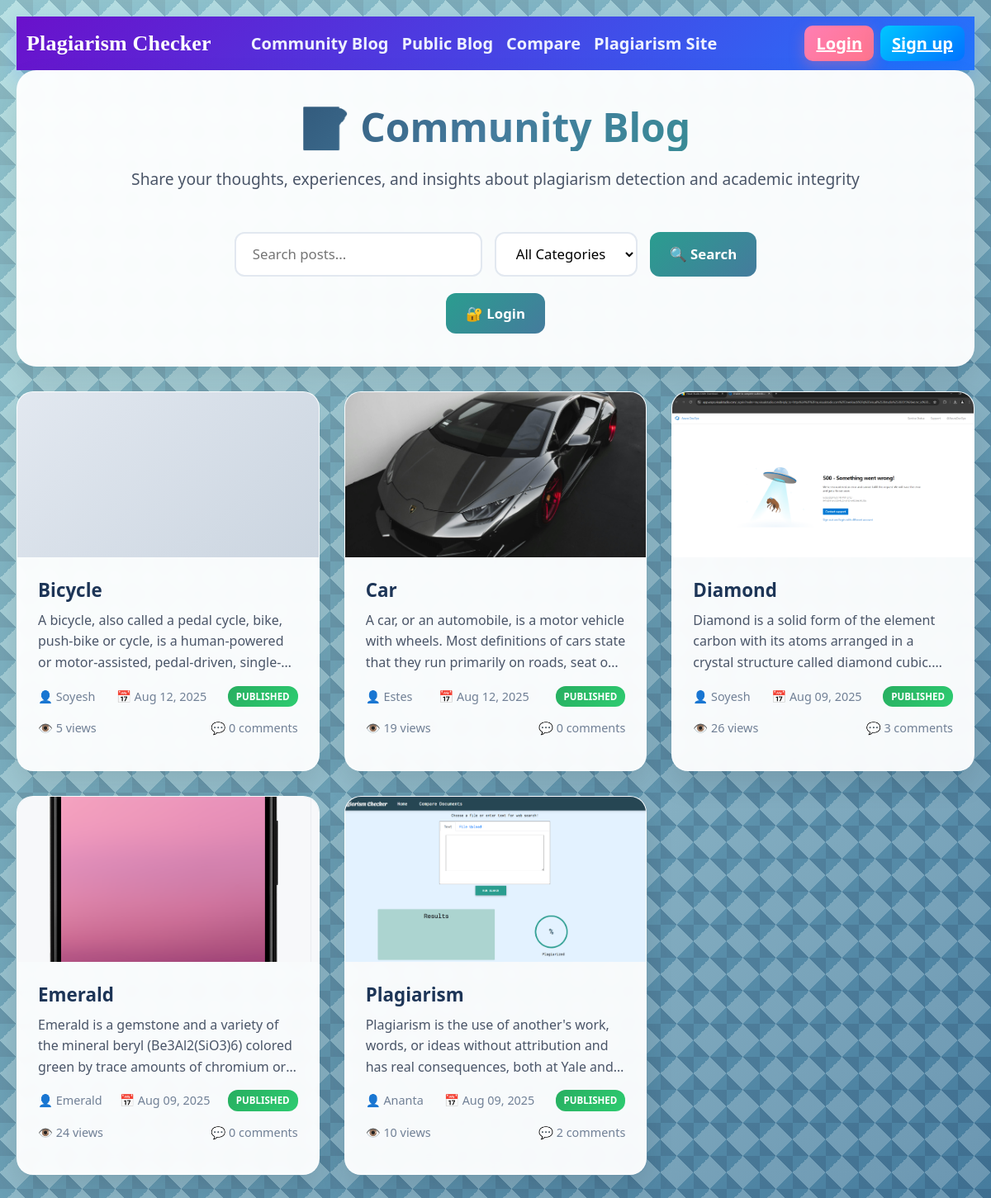
The app's page /blog/public/ with its own data.
### plagiarismchecker/models.py (models this page shows, shortened)
class BlogPost(models.Model):
    STATUS_CHOICES = [
        ('draft', 'Draft'),
        ('published', 'Published'),
        ('pending', 'Pending Review'),
        ('rejected', 'Rejected'),
    ]
    title = models.CharField(max_length=200)
    slug = models.SlugField(max_length=200, unique=True, blank=True)
    author = models.ForeignKey(settings.AUTH_USER_MODEL, on_delete=models.CASCADE, related_name='blog_posts')
    content = models.TextField()
    excerpt = models.TextField(max_length=500, blank=True)
    category = models.ForeignKey('BlogCategory', on_delete=models.SET_NULL, null=True, blank=True)
    status = models.CharField(max_length=20, choices=STATUS_CHOICES, default='draft')
    featured_image = models.ImageField(upload_to='blog_images/', blank=True, null=True)
    tags = models.CharField(max_length=200, blank=True, help_text="Comma-separated tags")
    created_at = models.DateTimeField(auto_now_add=True)
    updated_at = models.DateTimeField(auto_now=True)
    published_at = models.DateTimeField(null=True, blank=True)
    views = models.PositiveIntegerField(default=0)
    is_featured = models.BooleanField(default=False)
    class Meta:
        ordering = ['-created_at']

class CustomUser(AbstractUser):
    email = models.EmailField(unique=True, blank=False, null=False)
    first_name = models.CharField(max_length=30, blank=False, null=False)
    last_name = models.CharField(max_length=30, blank=False, null=False)
    profile_picture = models.ImageField(upload_to='profile_pics/', blank=True, null=True)
    groups = models.ManyToManyField(
        Group,
        verbose_name=('groups'),
        blank=True,
        help_text=(
            'The groups this user belongs to. A user will get all permissions '
            'granted to each of their groups.'
        ),
        related_name="plagiarismchecker_customuser_groups", # Unique related_name for groups
        related_query_name="plagiarismchecker_customuser",
    )
    user_permissions = models.ManyToManyField(
        Permission,
        verbose_name=('user permissions'),
        blank=True,
        help_text=('Specific permissions for this user.'),
        related_name="plagiarismchecker_customuser_user_permissions", # Unique related_name for user_permissions
        related_query_name="plagiarismchecker_customuser_permission",
    )

### plagiarismchecker/views.py (the view, shortened to what this page needs)
# urls.py: path('blog/public/', views.public_blog_list, name='public_blog_list'),
def public_blog_list(request):
    posts = BlogPost.objects.filter(status='published').order_by('-published_at')
    query = request.GET.get('q')
    category_slug = request.GET.get('category')
    if category_slug:
        posts = posts.filter(category__slug=category_slug)
    for post in posts:
        post.approved_comments_count = post.comments.filter(is_approved=True).count()
    paginator = Paginator(posts, 6)
    page_number = request.GET.get('page')
    page_obj = paginator.get_page(page_number)
    for post in page_obj:
        post.approved_comments_count = post.comments.filter(is_approved=True).count()
    categories = BlogCategory.objects.all()
    context = {
        'posts': page_obj,
        'categories': categories,
        'current_category': category_slug,
        'search_query': query,
        'is_public_view': True,
    }
    return render(request, 'pc/blog_list.html', context)

### plagiarismchecker/templates/pc/blog_list.html (shortened to what this page needs)
{% extends 'pc/base.html' %}
{% block content %}
<div class="blog-container">
  <div class="blog-header">
    <h1 class="blog-title">📝 Community Blog</h1>
    <p class="blog-subtitle">Share your thoughts, experiences, and insights about plagiarism detection and academic integrity</p>
    <form method="GET" class="search-filters">
      <input type="text" name="q" placeholder="Search posts..."
             value="{{ search_query|default:'' }}" class="search-input">
      <select name="category" class="category-filter">
        <option value="">All Categories</option>
      </select>
      <button type="submit" class="btn-modern">🔍 Search</button>
    </form>
    <div style="margin-top: 20px;">
      {% if not is_public_view %}
        <a href="{% url 'webpage' %}" class="btn-modern" style="background: linear-gradient(135deg, #e74c3c, #c0392b);">🔍 Plagiarism Site</a>
        <a href="{% url 'blog_create' %}" class="btn-modern">✍️ Write New Post</a>
        <a href="{% url 'blog_my_posts' %}" class="btn-modern">📋 My Posts</a>
        <a href="{% url 'blog_compare' %}" class="btn-modern" style="background: linear-gradient(135deg, #9b59b6, #8e44ad);">🔍 Compare Posts</a>
        {% if user.is_staff %}
          <a href="{% url 'blog_admin' %}" class="btn-modern">⚙️ Admin Panel</a>
        {% endif %}
      {% else %}
        <a href="{% url 'login' %}" class="btn-modern">🔐 Login</a>
      {% endif %}
    </div>
  </div>
  {% if posts %}
    <div class="blog-grid">
      {% for post in posts %}
        <article class="blog-card">
          {% if post.featured_image %}
            <img src="{{ post.featured_image.url }}" alt="{{ post.title }}" class="blog-image">
          {% else %}
            <div class="blog-image"></div>
          {% endif %}
          <div class="blog-content">
            <h2 class="blog-post-title">
              <a href="{% if is_public_view %}{% url 'public_blog_detail' post.slug %}{% else %}{% url 'blog_detail' post.slug %}{% endif %}" style="text-decoration: none; color: inherit;">
                {{ post.title }}
              </a>
            </h2>
            {% if post.excerpt %}
              <p class="blog-excerpt">{{ post.excerpt }}</p>
            {% else %}
              <p class="blog-excerpt">{{ post.content|truncatewords:30 }}</p>
            {% endif %}
            <div class="blog-meta">
              <div class="blog-author">
                👤 {{ post.author.username }}
              </div>
              <div>
                📅 {{ post.published_at|date:"M d, Y" }}
              </div>
              <span class="status-badge status-{{ post.status }}">
                {{ post.status|title }}
              </span>
            </div>
            <div class="blog-meta">
              <span>👁️ {{ post.views }} views</span>
              <span>💬 {{ post.approved_comments_count }} comments</span>
            </div>
          </div>
        </article>
      {% endfor %}
    </div>
  {% endif %}
</div>
{% endblock %}

### plagiarismchecker/templates/pc/base.html (shortened to what this page needs)
{% load static %}
<!DOCTYPE html>
<html lang="en">
<head>
    <link href="https://cdn.jsdelivr.net/npm/bootstrap@5.3.0/dist/css/bootstrap.min.css" rel="stylesheet" />
    <link rel="stylesheet" href="https://cdnjs.cloudflare.com/ajax/libs/font-awesome/6.0.0-beta3/css/all.min.css" />
    <link href="{% static 'pc/styles.css' %}" rel="stylesheet" />
</head>
<body>
    <nav class="navbar navbar-expand-lg navbar-dark app-navbar">
      <div class="container-fluid">
        <a class="navbar-brand fw-bold" href="{% url 'blog_list' %}">Plagiarism Checker</a>
        <div class="collapse navbar-collapse" id="mainNavbar">
          <ul class="navbar-nav me-auto mb-2 mb-lg-0">
            <li class="nav-item"><a class="nav-link" href="{% url 'blog_list' %}">Community Blog</a></li>
            <li class="nav-item"><a class="nav-link" href="{% url 'public_blog_list' %}">Public Blog</a></li>
            <li class="nav-item"><a class="nav-link" href="{% url 'blog_compare' %}">Compare</a></li>
            <li class="nav-item"><a class="nav-link" href="{% url 'webpage' %}">Plagiarism Site</a></li>
          </ul>
          <ul class="navbar-nav ms-auto mb-2 mb-lg-0">
            {% if user.is_authenticated %}
              <li class="nav-item d-flex align-items-center me-3" style="color:#ffffff; font-weight:700;">👤 {{ user.username }}</li>
              <li class="nav-item"><a class="nav-btn nav-btn-secondary me-2" href="{% url 'profile' %}">Profile</a></li>
              <li class="nav-item"><a class="nav-btn nav-btn-danger" href="{% url 'logout' %}">Logout</a></li>
            {% else %}
              <li class="nav-item"><a class="nav-btn me-2" href="{% url 'login' %}">Login</a></li>
              <li class="nav-item"><a class="nav-btn nav-btn-secondary" href="{% url 'signup' %}">Sign up</a></li>
            {% endif %}
          </ul>
        </div>
      </div>
    </nav>
    {% block content %}
    {% endblock %}
</body>
</html>

### plagiarismchecker/static/pc/styles.css (style rules this page uses)
body { overflow: hidden; overflow-x: hidden; overflow-y: scroll; font-family: 'Roboto Mono', monospace; height: 100%; background-color: rgb(227, 242, 255); }
.navbar-brand { font-family: 'Sansita Swashed', cursive; font-size: 26px; margin-right: 40px; }
.navbar-nav { font-size: 20px; }
h1 { text-align: center; }
form { padding-top: 20px; }
input { border-radius: 2px solid rgb(172, 169, 169); }
button { background-color: #2a9d8f; }

### plagiarismchecker/templates/pc/base.html (style rules this page uses)
.app-navbar { background: linear-gradient(135deg, #6a11cb, #2575fc); box-shadow: 0 8px 24px rgba(37, 117, 252, 0.25); }
.app-navbar .navbar-brand { color: #ffffff !important; font-weight: 800; letter-spacing: 0.2px; }
.app-navbar .nav-link { color: #eef2ff !important; font-weight: 600; position: relative; transition: color 0.2s ease; }
.app-navbar .nav-link::after { content: ''; position: absolute; left: 0; bottom: -6px; width: 0; height: 2px; background: #ffffff; transition: width 0.25s ease; }
.nav-btn { background: linear-gradient(135deg, #ff7eb3, #ff758c); color: #ffffff !important; border: none; font-weight: 700; border-radius: 10px; padding: 8px 14px; box-shadow: 0 6px 18px rgba(255, 117, 140, 0.35); }
.nav-btn-secondary { background: linear-gradient(135deg, #00c6ff, #0072ff); color: #ffffff !important; box-shadow: 0 6px 18px rgba(0, 114, 255, 0.35); }

### plagiarismchecker/templates/pc/blog_list.html (style rules this page uses)
body { background: linear-gradient(135deg, rgba(168, 218, 220, 0.8), rgba(69, 123, 157, 0.8)), linear-gradient(45deg, #1d3557 25%, transparent 25%, transparent 75%, #1d3557 75%, #1d3557), linear-gradient(-45deg, #457b9d 25%, transparent 25%, transparent 75%, #457b9d 75%, #457b9d); background-size: cover, 40px 40px, 40px 40px; background-attachment: fixed; animation: moveBackground 60s linear infinite; font-family: 'Segoe UI', Tahoma, Geneva, Verdana, sans-serif; min-height: 100vh; padding: 20px; }
.blog-container { max-width: 1200px; margin: 0 auto; }
.blog-header { background: rgba(255, 255, 255, 0.95); backdrop-filter: blur(10px); border-radius: 24px; box-shadow: 0 20px 40px rgba(0, 0, 0, 0.1); padding: 40px; margin-bottom: 30px; text-align: center; }
.blog-title { background: linear-gradient(135deg, #1d3557, #457b9d, #2a9d8f); -webkit-background-clip: text; -webkit-text-fill-color: transparent; background-clip: text; font-size: 3em; font-weight: 900; margin-bottom: 20px; }
.blog-subtitle { color: #4a5568; font-size: 1.2em; margin-bottom: 30px; }
.search-filters { display: flex; gap: 15px; justify-content: center; flex-wrap: wrap; margin-bottom: 20px; }
.search-input { padding: 12px 20px; border: 2px solid #e2e8f0; border-radius: 12px; font-size: 1.05em; min-width: 300px; background: white; }
.category-filter { padding: 12px 20px; border: 2px solid #e2e8f0; border-radius: 12px; font-size: 1.05em; background: white; cursor: pointer; }
.btn-modern { background: linear-gradient(135deg, #2a9d8f, #457b9d); color: white; border: none; border-radius: 12px; padding: 12px 24px; font-weight: 700; font-size: 1.05em; cursor: pointer; transition: all 0.3s ease; text-decoration: none; display: inline-flex; align-items: center; gap: 8px; }
.blog-grid { display: grid; grid-template-columns: repeat(auto-fill, minmax(350px, 1fr)); gap: 30px; margin-bottom: 40px; }
.blog-card { background: rgba(255, 255, 255, 0.95); backdrop-filter: blur(10px); border-radius: 20px; box-shadow: 0 15px 35px rgba(0, 0, 0, 0.1); overflow: hidden; transition: all 0.4s ease; border: 1px solid rgba(255, 255, 255, 0.2); }
.blog-image { width: 100%; height: 200px; object-fit: cover; background: linear-gradient(135deg, #e2e8f0, #cbd5e0); }
.blog-content { padding: 25px; }
.blog-post-title { color: #1d3557; font-size: 1.4em; font-weight: 700; margin-bottom: 10px; line-height: 1.3; }
.blog-excerpt { color: #4a5568; line-height: 1.6; margin-bottom: 15px; display: -webkit-box; -webkit-line-clamp: 3; -webkit-box-orient: vertical; overflow: hidden; }
.blog-meta { display: flex; justify-content: space-between; align-items: center; color: #718096; font-size: 0.9em; margin-bottom: 15px; }
.blog-author { display: flex; align-items: center; gap: 8px; }
.status-badge { padding: 4px 10px; border-radius: 12px; font-size: 0.8em; font-weight: 600; text-transform: uppercase; }
.status-published { background: linear-gradient(135deg, #27ae60, #2ecc71); color: white; }

### records on screen
BlogPost: title "Bicycle", content "A bicycle, also called a pedal cycle, bike, push-bike or cycle, is a human-powered or motor-assisted,…", author.username "Soyesh", published_at "Aug 12, 2025", status "PUBLISHED", views "5", approved_comments_count "0"
BlogPost: featured_image (picture), title "Car", content "A car, or an automobile, is a motor vehicle with wheels. Most definitions of cars state that they run primarily on roads, seat…", author.username "Estes", published_at "Aug 12, 2025", status "PUBLISHED", views "19", approved_comments_count "0"
BlogPost: featured_image (picture), title "Diamond", content "Diamond is a solid form of the element carbon with its atoms arranged in a crystal structure called diamond…", author.username "Soyesh", published_at "Aug 09, 2025", status "PUBLISHED", views "26", approved_comments_count "3"
BlogPost: featured_image (picture), title "Emerald", content "Emerald is a gemstone and a variety of the mineral beryl (Be3Al2(SiO3)6) colored green by trace amounts of chromium…", author.username "Emerald", published_at "Aug 09, 2025", status "PUBLISHED", views "24", approved_comments_count "0"
BlogPost: featured_image (picture), title "Plagiarism", content "Plagiarism is the use of another's work, words, or ideas without attribution and has real consequences, both at Yale…", author.username "Ananta", published_at "Aug 09, 2025", status "PUBLISHED", views "10", approved_comments_count "2"
